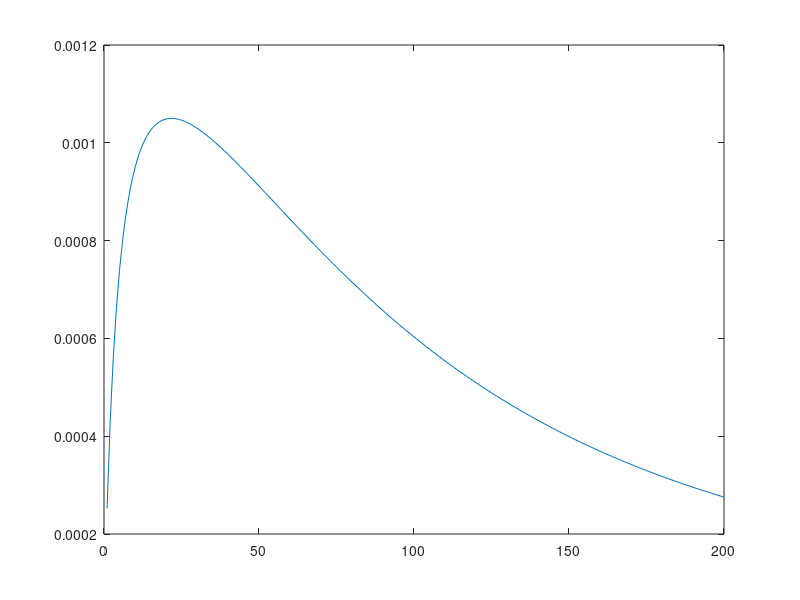
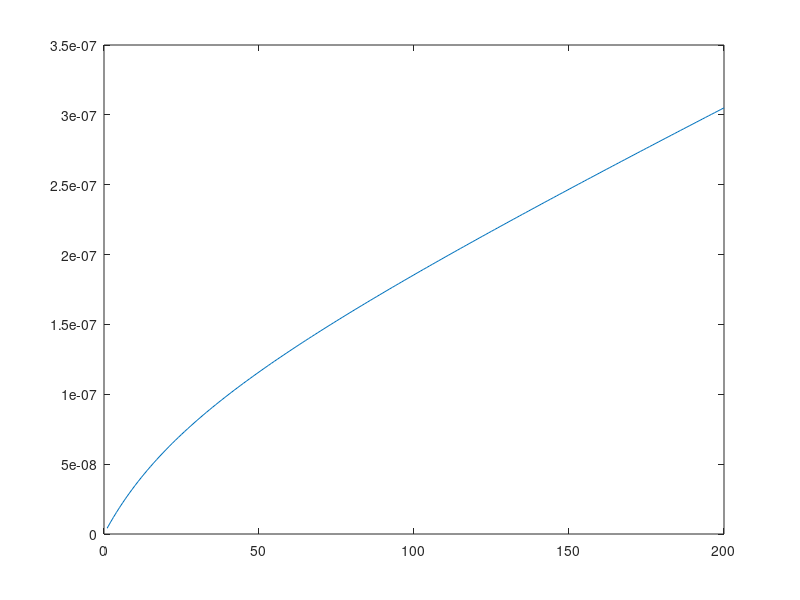
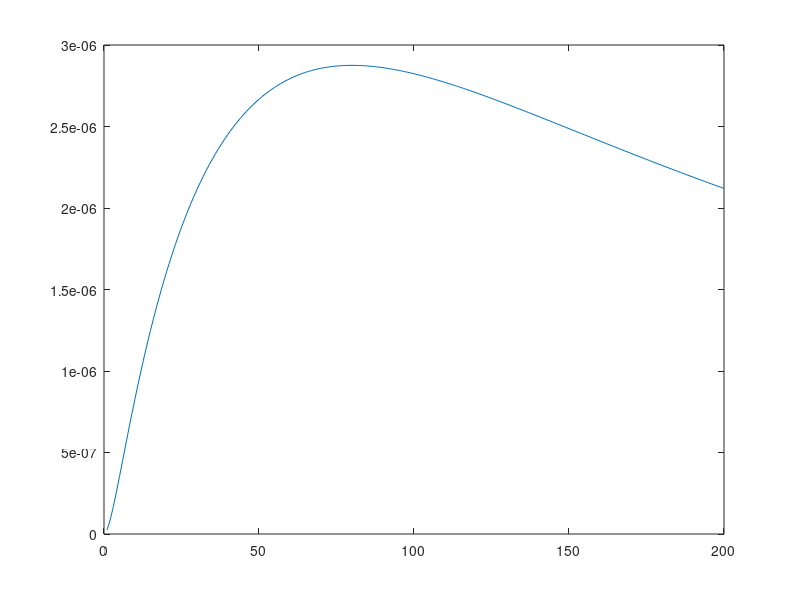

MATLAB code for these plots, in order:
%% Change_thickness_CF
clear all; clc;
E1=350*10^9;  E2=7*10^9; E=62*10^9;  E3=300;
v12=0.33; v21=v12*E2/E1; v=0.34;
d31=-320*10^(-12);  d32=d31;  d33=0;
L=0.01;   W=0.002;    H=127/10^6;
rho=7800;
m=L*W*H*rho;
%% 
gamma=45;   % designated ply angle
%% 
gamma_1=-gamma*pi/180;
m1=cos(gamma_1);
n1=sin(gamma_1);
gamma_2=gamma*pi/180;
m2=cos(gamma_2);
n2=sin(gamma_2);
T1=[m1^2 n1^2 2*m1*n1;n1^2 m1^2 -2*m1*n1;-m1*n1 m1*n1 m1^2-n1^2];
T2=[m2^2 n2^2 2*m2*n2;n2^2 m2^2 -2*m2*n2;-m2*n2 m2*n2 m2^2-n2^2];
O11=E/(1-v^2);
O12=E*v/(1-v^2);
O22=O11;
O66=E/(2+2*v);
Q11=E1/(1-v12*v21);
Q12=v12*E2/(1-v12*v21);
Q22=E2/(1-v12*v21);
Q66=350*10^9;
Q_bar=[Q11 Q12 0;Q12 Q22 0;0 0 Q66];
q1=inv(T1)*Q_bar*(inv(T1))';
q2=inv(T2)*Q_bar*(inv(T2))';
%% Change the thickness of passive layer of Carbon fiber
for t=1:200            % t=1*10e-6:200*10e-6
z1=-(127/10^6)/2;
z2=-z1;
z3=z2+t/10^6;
z0=-z3;
A11=q1(1,1)*(z1-z0)+q2(1,1)*(z3-z2)+O11*(z2-z1);
A12=q1(1,2)*(z1-z0)+q2(1,2)*(z3-z2)+O12*(z2-z1);
A22=q1(2,2)*(z1-z0)+q2(2,2)*(z3-z2)+O22*(z2-z1);
A21=A12;
A31=q1(3,1)*(z1-z0)+q2(3,1)*(z3-z2);
A13=A31;
A32=q1(3,2)*(z1-z0)+q2(3,2)*(z3-z2);
A23=A32;
A33=q1(3,3)*(z1-z0)+q2(3,3)*(z3-z2)+O66*(z2-z1);
B11=0.5*q1(1,1)*(z1^2-z0^2)+0.5*q2(1,1)*(z3^2-z2^2)+0.5*O11*(z2^2-z1^2);
B12=0.5*q1(1,2)*(z1^2-z0^2)+0.5*q2(1,2)*(z3^2-z2^2)+0.5*O12*(z2^2-z1^2);
B22=0.5*q1(2,2)*(z1^2-z0^2)+0.5*q2(2,2)*(z3^2-z2^2)+0.5*O22*(z2^2-z1^2);
B23=0.5*q1(2,3)*(z1^2-z0^2)+0.5*q2(2,3)*(z3^2-z2^2);
B13=0.5*q1(1,3)*(z1^2-z0^2)+0.5*q2(1,3)*(z3^2-z2^2);
B33=0.5*q1(3,3)*(z1^2-z0^2)+0.5*q2(3,3)*(z3^2-z2^2)+0.5*O66*(z2^2-z1^2);
B21=B12;
B31=B13;
B32=B23;
D11=1/3*q1(1,1)*(z1^3-z0^3)+1/3*q2(1,1)*(z3^3-z2^3)+1/3*O11*(z2^3-z1^3);
D12=1/3*q1(1,2)*(z1^3-z0^3)+1/3*q2(1,2)*(z3^3-z2^3)+1/3*O12*(z2^3-z1^3);
D22=1/3*q1(2,2)*(z1^3-z0^3)+1/3*q2(2,2)*(z3^3-z2^3)+1/3*O22*(z2^3-z1^3);
D33=1/3*q1(3,3)*(z1^3-z0^3)+1/3*q2(3,3)*(z3^3-z2^3)+1/3*O66*(z2^3-z1^3);
D13=1/3*q1(1,3)*(z1^3-z0^3)+1/3*q2(1,3)*(z3^3-z2^3);
D23=1/3*q1(2,3)*(z1^3-z0^3)+1/3*q2(2,3)*(z3^3-z2^3);
D21=D12;
D31=D13;
D32=D23;
A=[A11 A12 A13;A21 A22 A23;A31 A32 A33];
B=[B11 B12 B13;B21 B22 B23;B31 B32 B33];
D=[D11 D12 D13;D21 D22 D23;D31 D32 D33];
C=inv([A B;B D]);
N1=(O11*d31+O12*d32)*E3*(z2-z1);
N2=(O12*d31+O22*d32)*E3*(z2-z1);
N3=(O66*d33)*E3*(z2-z1);

kxy=C(6,1)*N1+C(6,2)*N2+C(6,3)*N3;
theta(t)=atan(kxy*L)*180/pi;
tau(t)=W*(C(6,1)*N1+C(6,2)*N2+C(6,3)*N3)/C(6,6);
Ed(t)=0.5*tau(t)*theta(t)/m;
end
t=1:200;
figure(1)
plot(t,theta)
figure(2)
plot(t, tau)
figure(3)
plot(t, Ed)


